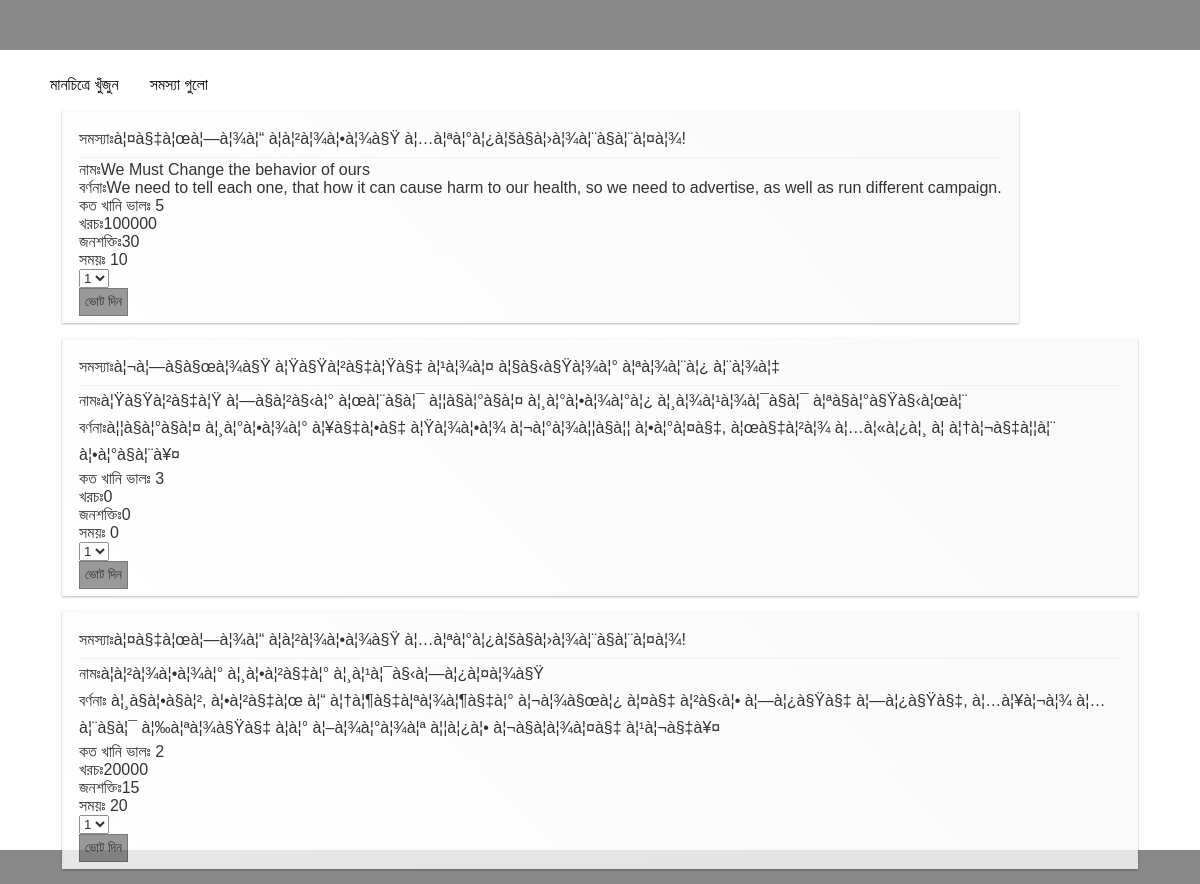
/solution-list.php, run on the app's committed database.
### tables this page shows
CREATE TABLE `solutions` (
  `id` int(11) NOT NULL AUTO_INCREMENT,
  `name` varchar(255) NOT NULL,
  `uploader_id` varchar(50) NOT NULL,
  `uploader_name` varchar(255) NOT NULL,
  `email` varchar(100) NOT NULL,
  `description` varchar(255) DEFAULT NULL,
  `rating` int(11) DEFAULT NULL,
  `filename` varchar(100) NOT NULL,
  `entry_date` datetime NOT NULL,
  `stars` int(11) DEFAULT NULL,
  `like_count` int(11) unsigned zerofill NOT NULL,
  `last_liked` datetime NOT NULL,
  `status` varchar(20) NOT NULL,
  `problem_id` int(11) NOT NULL,
  `cost` int(11) DEFAULT NULL,
  `man_power` int(11) DEFAULT NULL,
  `duration` int(11) DEFAULT NULL,
  PRIMARY KEY (`id`)
);

CREATE TABLE `problems` (
  `id` int(11) NOT NULL AUTO_INCREMENT,
  `name` varchar(255) NOT NULL,
  `uploader_id` varchar(50) NOT NULL,
  `uploader_name` varchar(255) NOT NULL,
  `email` varchar(100) NOT NULL,
  `description` varchar(255) DEFAULT NULL,
  `rating` int(11) DEFAULT NULL,
  `filename` varchar(100) NOT NULL,
  `entry_date` datetime NOT NULL,
  `like_count` int(11) unsigned zerofill NOT NULL,
  `last_liked` datetime NOT NULL,
  `status` varchar(20) NOT NULL,
  `stars` int(30) unsigned zerofill NOT NULL,
  `latitude` double DEFAULT NULL,
  `longitude` double DEFAULT NULL,
  PRIMARY KEY (`id`)
);

### DataAccess.php (called while the page is built, shortened)
<?php
    class DataAccess
    {
        private $servername;
        private $username;
        private $password;
        private $queryCount;
        private $lastResultset;
        private $recordType;
        function __construct($configName)
        {
            $this->recordType = 0;
            $this->queryCount = 0;
            $this->servername = "localhost" ;
            $this->username = "root";
            $this->password = "" ;
            $this->databasename = "hackathon_peer";
        }
        private function connect()
        {
            $this->connection = mysql_connect($this->servername, $this->username, $this->password);
            return;
        }
    public function getResultSet($sql)
        {
            if($this->lastResultset = mysql_query($sql))
            {
                $this->queryCount++;
            }
            else
            {
                echo 'Error querying database. '. mysql_error();
            }
            return $this->lastResultset;
        }
        public function getRow($resultSet)
        {
            if($this->recordType == RecordType::$ASSOC_NUM)
            {
                return mysql_fetch_array($resultSet);
            }
        }
    }
?>

### includes/functions.php (called while the page is built, shortened)
<?php
    require_once("DataAccess.php");
    function getItem($itemID,$table){
        $data = new DataAccess('photo');
        $sql = "SELECT * FROM $table WHERE id=$itemID";
        $resultset = $data->getResultSet($sql);
        $row = $data->getRow($resultset);
        if($row)
        {
            return $row;
        }
        else
        {
            return null;
        }
    }
    function getItems($limit,$table,$problemID){
        $data = new DataAccess('photo');
        $sql = "SELECT * FROM $table ORDER BY RATING DESC LIMIT $limit";
        $resultset = $data->getResultSet($sql);
        if($resultset){
            return $resultset;
        }else{
            return mysql_error();
        }
    }
?>

### solution-list.php (the view, shortened to what this page needs)
<?php require_once('DataAccess.php');
    require_once('includes/functions.php');
?>
<html>
    <head>
    <link href="stylesheets/style.css" rel="stylesheet" type="text/css" />
    </head>
    <body>
    <div id="container" style="background: white;">
    <div id="topbar" style="width: 100%;">
                    <ul>
                                 <a  style="color: black;" href="index.php"><li> মানচিত্রে খুঁজুন</li></a>&nbsp;&nbsp;&nbsp;&nbsp;&nbsp;&nbsp;
                        <a style="color: black;" href="problem-list.php"><li> সমস্যা গুলো</li></a>
                    </ul>
                </div>
        <div id="wrapper" >
        <div id="coloumns" >
        <?php
            $result=getItems(30,"solutions",null);
            while($row=mysql_fetch_array($result)){
                    $prb=getItem($row['problem_id'],"problems");
            ?>
            <div class="pin">
                <div class="problemName"> সমস্যাঃ<?php echo $prb['name']; ?></div>
                <div>নামঃ<?php echo $row['name']; ?></div>
                <div class="problemDesc">বর্ণনাঃ<?php echo $row['description']; ?></div>
                <div class="problemRating">কত খানি ভালঃ <?php echo $row['rating']; ?></div>
                <div class="problemRating">খরচঃ<?php echo $row['cost']; ?></div>
                <div class="problemRating">জনশক্তিঃ<?php echo $row['man_power']; ?></div>
                <div class="problemRating">সময়ঃ <?php echo $row['duration']; ?></div>
                <select id="stars_<?php echo $row['id']; ?>" name="stars">
                    <option value="1">1</option>
                </select>
                <br/>
                <button id="rate" onclick="rateIt('<?php echo $row['id']; ?>')">ভোট দিন</button>
            </div>
        <?php
            }
        ?>
        </div>
        </div>
    </div>
    </body>
</html>

### stylesheets/style.css (style rules this page uses)
body { margin: 0px; padding: 0px; background-color: #888888; font-family: sans-serif; }
#container { background-color: #888888; width: 100%; height: 100%; }
button { cursor: pointer; padding: 5px; background: gray; color:black; border: 1px solid #585858; }
.problemName { padding-bottom:3px; margin-bottom:3px; border-bottom: 1px solid #eee; }
#topbar { padding-top: 10px; padding-left: 10px; float: left; width: 30%; }
#topbar li { list-style: decimal; display: inline; }
#topbar a { text-decoration: none; color: white; }

### solution-list.php (style rules this page uses)
#wrapper { width: 90%; max-width: 1366px; min-width: 800px; margin: 50px auto; }
.pin { display: inline-block; background: #FEFEFE; border: 2px solid #FAFAFA; box-shadow: 0 1px 2px rgba(34, 25, 25, 0.4); margin: 0 2px 15px; -webkit-column-break-inside: avoid; -moz-column-break-inside: avoid; column-break-inside: avoid; padding: 15px; padding-bottom: 5px; background: -webkit-linear-gradient(45deg, #FFF, #F9F9F9); opacity: 0.8; -webkit-transition: all .5s ease; -moz-transition: all .5s ease; -o-transition: all .5s ease; transition: all .5s ease; }

### data on the page
solutions: problem.name "à¦¤à§‡à¦œà¦—à¦¾à¦“ à¦à¦²à¦¾à¦•à¦¾à§Ÿ à¦…à¦ªà¦°à¦¿à¦šà§à¦›à¦¾à¦¨à§à¦¨à¦¤à¦¾!", name "We Must Change the behavior of ours", description "We need to tell each one, that how it can cause harm to our health, so we need to advertise, as well as run different campaign.", rating "5", cost "100000", man_power "30", duration "10", stars "1"
solutions: problem.name "à¦¬à¦—à§à§œà¦¾à§Ÿ à¦Ÿà§Ÿà¦²à§‡à¦Ÿà§‡ à¦¹à¦¾à¦¤ à¦§à§‹à§Ÿà¦¾à¦° à¦ªà¦¾à¦¨à¦¿ à¦¨à¦¾à¦‡", name "à¦Ÿà§Ÿà¦²à§‡à¦Ÿ à¦—à§à¦²à§‹à¦° à¦œà¦¨à§à¦¯ à¦¦à§à¦°à§à¦¤ à¦¸à¦°à¦•à¦¾à¦°à¦¿ à¦¸à¦¾à¦¹à¦¾à¦¯à§à¦¯ à¦ªà§à¦°à§Ÿà§‹à¦œà¦¨", description "à¦¦à§à¦°à§à¦¤ à¦¸à¦°à¦•à¦¾à¦° à¦¥à§‡à¦•à§‡ à¦Ÿà¦¾à¦•à¦¾ à¦¬à¦°à¦¾à¦¦à§à¦¦ à¦•à¦°à¦¤à§‡, à¦œà§‡à¦²à¦¾ à¦…à¦«à¦¿à¦¸ à¦ à¦†à¦¬à§‡à¦¦à¦¨ à¦•à¦°à§à¦¨à¥¤", rating "3", cost "0", man_power "0", duration "0", stars "1"
solutions: problem.name "à¦¤à§‡à¦œà¦—à¦¾à¦“ à¦à¦²à¦¾à¦•à¦¾à§Ÿ à¦…à¦ªà¦°à¦¿à¦šà§à¦›à¦¾à¦¨à§à¦¨à¦¤à¦¾!", name "à¦à¦²à¦¾à¦•à¦¾à¦° à¦¸à¦•à¦²à§‡à¦° à¦¸à¦¹à¦¯à§‹à¦—à¦¿à¦¤à¦¾à§Ÿ", description "à¦¸à§à¦•à§à¦², à¦•à¦²à§‡à¦œ à¦“ à¦†à¦¶à§‡à¦ªà¦¾à¦¶à§‡à¦° à¦¬à¦¾à§œà¦¿ à¦¤à§‡ à¦²à§‹à¦• à¦—à¦¿à§Ÿà§‡ à¦—à¦¿à§Ÿà§‡, à¦…à¦¥à¦¬à¦¾ à¦…à¦¨à§à¦¯ à¦‰à¦ªà¦¾à§Ÿà§‡ à¦à¦° à¦–à¦¾à¦°à¦¾à¦ª à¦¦à¦¿à¦• à¦¬à§à¦à¦¾à¦¤à§‡ à¦¹à¦¬à§‡à¥¤", rating "2", cost "20000", man_power "15", duration "20", stars "1"
